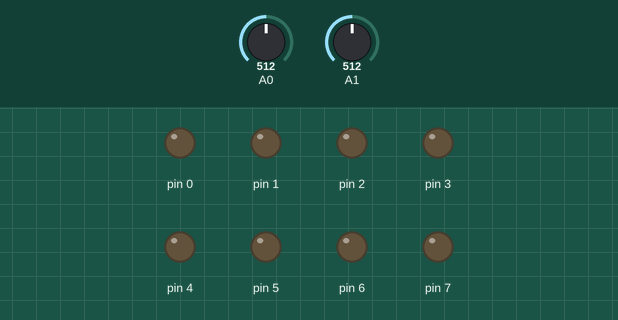
Recording of a sketch running on a simulated Arduino Uno, built with avr-gcc and run on an emulated ATmega328P. Parts: output pins drawn as LEDs (lit = HIGH). Dashed ring = blinking. Inputs (shaded band) come from the test bench; at power-on: A0 = 512, A1 = 512.

Above: at 1.2 s.
1.3 s: A0 set to 992
2.8 s: A0 set to 1012
At 3.2 s:
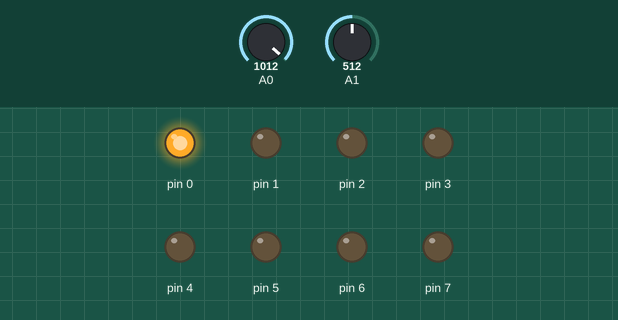
At 5.7 s:
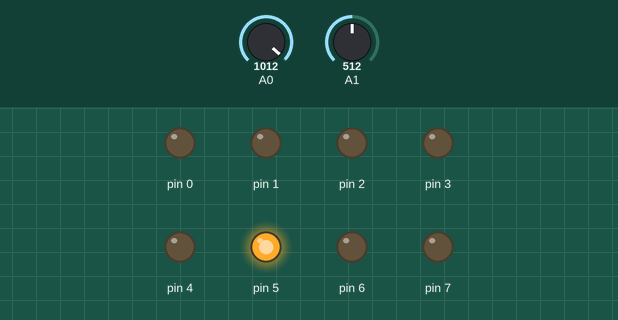
5.8 s: A0 set to 990
At 6.3 s:
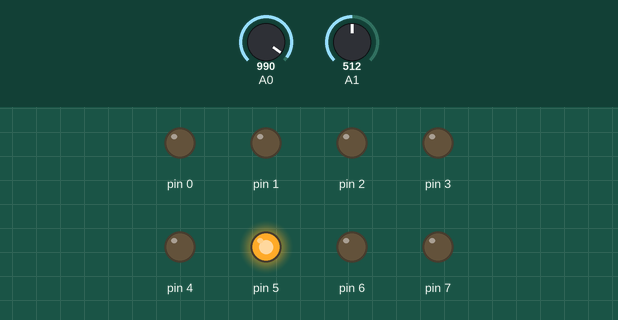
7.3 s: A0 set to 1010
At 7.7 s:
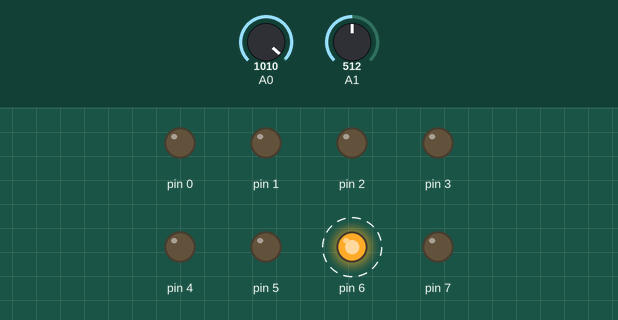
10.3 s: A1 set to 483
13.3 s: A1 set to 453
16.3 s: A1 set to 436
Timing chart, 0 to 20.3 s (numbered marks = the images above; inputs shaded):
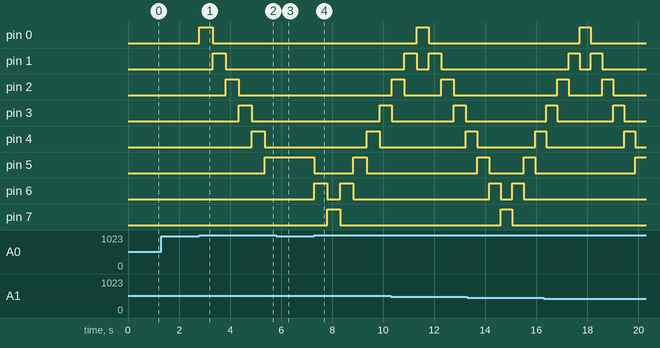

The sketch:

HW1.ino
```cpp
/*
  This program blinks pin 13 of the Arduino (the
  built-in LED)
*/
int count = 0;
bool reverse = false;
byte segments = 0b00000001;
long lastm = 0;
int a;

void setup()
{
  DDRD = 0b11111111;
  pinMode(A0,INPUT);
  pinMode(A1,INPUT);
}

void loop()
{
  if (analogRead(0) >= 1000)
  {
    if (millis() - lastm >= ab(analogRead(1)))
    {
      PORTD = segments;
      lastm = millis();
      if (count >= 7)
      {
        reverse = true;
      }
      if (count <= 0)
      {
        reverse = false;
      }
      if (reverse == false)
      {
        segments = segments << 1;
        count++;
      }
      else
      {
        segments = segments >> 1;
        count--;
      }
    }
  }
}

float ab(float in)
{
  if (in < 0) return in * -1;
  else return in;
}
```

Measured:
- the behaviour switches between 999 and 1000 on A0 (found by bisection; images 0 and 1)
- after the input at 1.3 s, every drawn part: stays the same
- after the input at 2.8 s, pin 0: LOW → HIGH at once, → LOW 0.51 s later; pin 1: LOW → HIGH after 0.51 s, → LOW 0.51 s later; pin 2: LOW → HIGH after 1.0 s, → LOW 0.51 s later; pin 3: LOW → HIGH after 1.5 s, → LOW 0.51 s later; pin 4: LOW → HIGH after 2.0 s, → LOW 0.51 s later
- after the input at 5.8 s, pin 5: stays HIGH (without the input it goes to LOW after 0.07 s); pin 6: stays LOW (without the input it goes to HIGH after 0.07 s); pin 7: stays LOW (without the input it goes to HIGH after 0.58 s)
- after the input at 7.3 s, pin 3: LOW → HIGH after 2.6 s; pin 4: LOW → HIGH after 2.0 s, → LOW 0.51 s later; pin 5: HIGH → LOW at once, → HIGH 1.5 s later, → LOW 0.51 s later; pin 6: alternates HIGH for 0.51 s and LOW for 0.51 s, 4 changes in all, then stays LOW, starting at once; pin 7: LOW → HIGH after 0.51 s, → LOW 0.51 s later
- after the input at 10.3 s, pin 4: LOW → HIGH after 2.9 s
